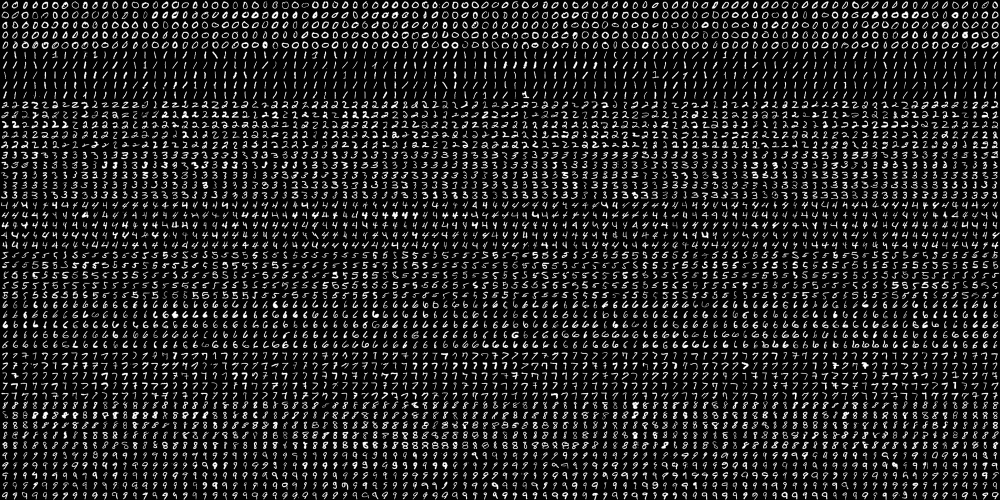
#> input picture digits.png, 2000 x 1000 px (shown at 1/2 size)
$ jupyter execute logdig.ipynb
#> lines starting #> are read from the running program, lines starting #| are printed output that depends on the picture
[cell 1]
import numpy as np
import cv2
# [5 lines of commented-out code are left out]


img = cv2.imread('digits.png')
#> img is the input picture: shape (1000, 2000, 3); min 0, max 255, mean 33.8
gray = cv2.cvtColor(img,cv2.COLOR_BGR2GRAY)

# Now we split the image to 5000 cells, each 20x20 size
cells = [np.hsplit(row,100) for row in np.vsplit(gray,50)]
#> cells = 50 items

# Make it into a Numpy array. It size will be (50,100,20,20)
x = np.array(cells)

# Now we prepare train_data and test_data.
#train = x[:,:50].reshape(-1,400).astype(np.float32) # Size = (2500,400)
train = x[:,:100].reshape(-1,400).astype(np.float32) # Size = (2500,400)]
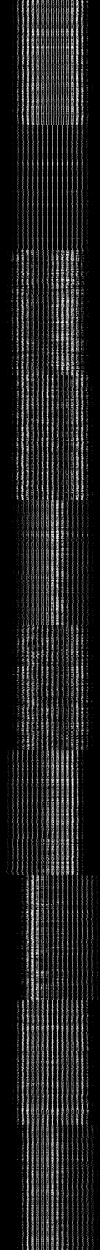
#> train: shape (5000, 400) float32 (shown at 1/4 size); min 0, max 255, mean 33.8
#test = x[:,50:100].reshape(-1,400).astype(np.float32) # Size = (2500,400)
print(train.shape)
#| (5000, 400)

# [7 lines of commented-out code are left out]

Y = np.array([[1,0,0,0,0,0,0,0,0,0],
              [0,1,0,0,0,0,0,0,0,0],
              [0,0,1,0,0,0,0,0,0,0],
              [0,0,0,1,0,0,0,0,0,0],
              [0,0,0,0,1,0,0,0,0,0],
              [0,0,0,0,0,1,0,0,0,0],
              [0,0,0,0,0,0,1,0,0,0],
              [0,0,0,0,0,0,0,1,0,0],
              [0,0,0,0,0,0,0,0,1,0],
              [0,0,0,0,0,0,0,0,0,1]])

Y = np.repeat(Y, 500, axis = 1)
#y = np.array([Y[0]])
print(np.array([Y[0]]).shape)

X = train
Xb = np.ones(len(X))
#> Xb = 5000 values from 1 to 1
Xb = np.array([Xb])

X = X.transpose()
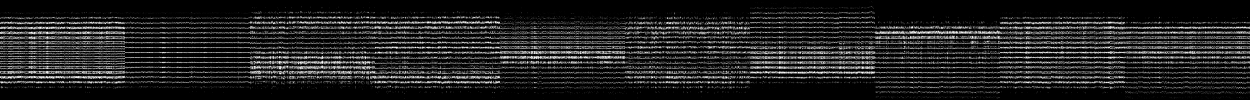
#> X: shape (400, 5000) float32 (shown at 1/4 size); min 0, max 255, mean 33.8
X = np.append(Xb,X,axis=0)
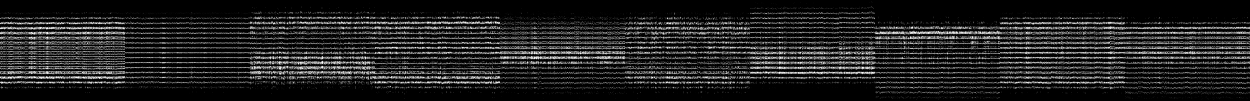
#> X: shape (401, 5000) float64 (shown at 1/4 size); min 0, max 255, mean 33.7
print(X.shape)
#| (401, 5000)

theta = np.zeros(len(X))
#> theta = 401 values from 0 to 0
theta = np.array([theta])

print(theta.shape)
#| (1, 401)

iterations = 1500
alpha = 0.01

Xp = X.transpose()
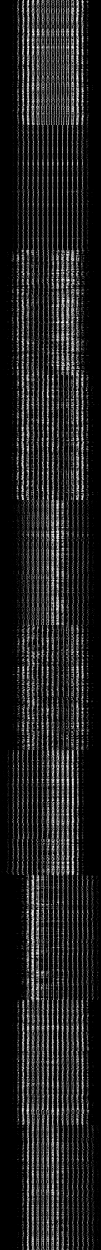
#> Xp: shape (5000, 401) float64 (shown at 1/4 size); min 0, max 255, mean 33.7

thetas = []

testimg = cv2.imread('mnist_input_0.png',0)
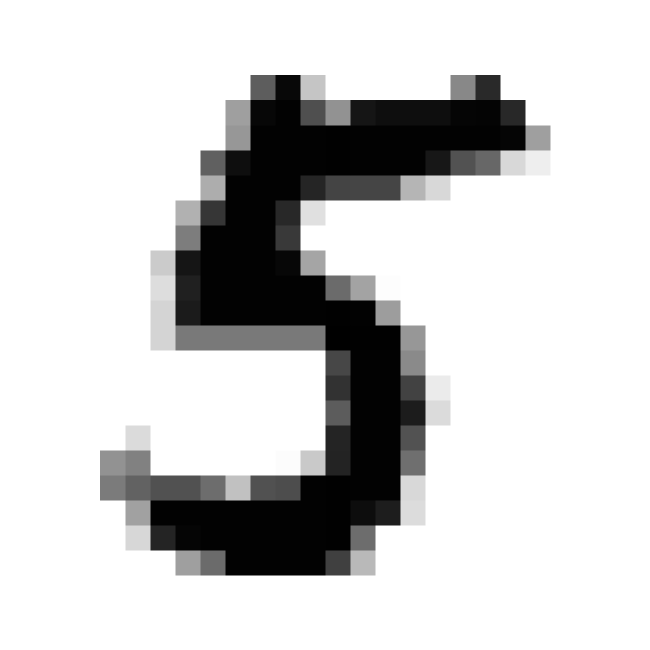
#> input picture mnist_input_0.png, 1300 x 1300 px (shown at 1/2 size)
#> testimg is the input picture: shape (1300, 1300); min 0, max 255, mean 205.7
testimg = np.invert(testimg)
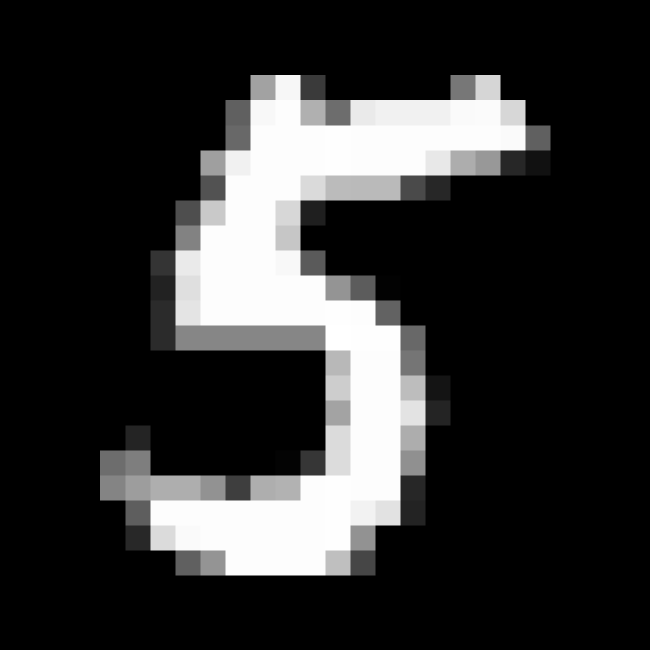
#> testimg: shape (1300, 1300) (shown at 1/2 size); min 0, max 255, mean 49.3
testimg = cv2.resize(testimg,(20, 20), interpolation = cv2.INTER_CUBIC)
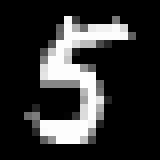
#> testimg: shape (20, 20) (shown 8 times larger); min 0, max 255, mean 48.9
#testimg = cv2.resize(testimg,(20, 20), interpolation = cv2.INTER_LINEAR)
#testimg = cv2.resize(testimg,(20, 20), interpolation = cv2.INTER_CUBIC)
#cv2.imshow('testimg',testimg)
testimg = testimg.reshape(-1,400).astype(np.float32)
tb = np.ones(len(testimg))
#> tb = [1]
tb = np.array([tb])

testimg = testimg.transpose()
#> testimg = 400 values, max 255 at index 210, min 0 at index 0, mean 48.87
testimg = np.append(tb,testimg,axis=0)
#> testimg = 401 values, max 255 at index 211, min 0 at index 1, mean 48.75


def sigmoid(X,theta):

    return (1/(1 + np.exp(-(np.dot(theta,X)))))

def gradientdescent(X,Y,theta,alpha,iterations,Xp):

    n = 0
    while(n <= iterations):

        temp = (theta - (alpha*(1/len(Y))*(np.dot((sigmoid(X,theta) - Y),Xp))))
#        temp = (theta - (alpha*(1/len(Y))*(np.dot((softmax(X,theta) - Y),Xp))))

        theta = temp

        n = n + 1

    #return theta
    return (1/(1 + np.exp(-(np.dot(theta,testimg)))))[0][0]

#def prediction()

for i in range(0,10):

    thetas.append(gradientdescent(X,np.array([Y[i]]),theta,alpha,iterations,Xp))
#> after the loop, thetas = [0, 0, 0, 0, 0, 1, 0, 0, 0, 0]


print(thetas)
#| [0.0, 0.0, 0.0, 0.0, 0.0, 1.0, 0.0, 0.0, 0.0, 0.0]
print(thetas.index(max(thetas)))
#| 5
#print(print(1/(1 + np.exp(-(np.dot(lol,(theta.transpose())))))))
